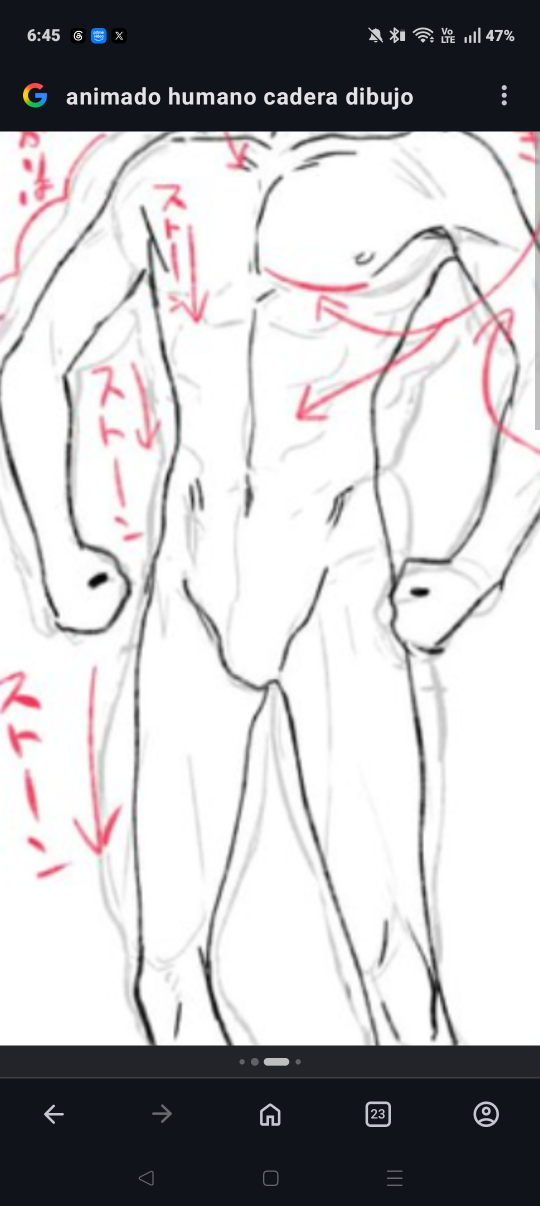
#> input picture refs/infografias/cadera-ejemplo-admin.jpg, 1080 x 2412 px (shown at 1/2 size); its folder holds only this picture in this run
$ python -i senku_ref.py   (imports and definitions only)
#> lines starting #> are read from the running program, lines starting #| are printed output that depends on the picture; after the words box and inside, x2 and y2 are one past the last pixel; in counts of white or black regions, pixels touching at a corner belong together
"""SENKU · silueta contra referencia (genérico; 19 oct 2026).

Mide un GLB contra una hoja de referencia (una o varias vistas) sin abrir Blender. Generaliza lo que se aprendió con el
pelo de Theo (pelo_arco):
- Cada hoja se describe con un JSON al lado de la imagen (`<imagen>.senku.json`): disposición (1, 2x2, columnas),
  qué vista hay en cada celda, tipo de anclas y, si hace falta, muestras de color por clase.
- Alineación por el PISO (suela / base del objeto, fila más baja del objeto) + una SEGUNDA COTA según el tipo:
    personaje_T   → línea de hombros (brazos en T) contra la altura de los hombros del esqueleto;
    personaje_pie → altura total del personaje en la hoja contra la del modelo (se avisa: la escala se SUPONE);
    objeto        → altura total contra una cota real convertida a ALTH (`cota_u` en el JSON o argumento).
  La vista principal (frente) manda; las demás se hacen consistentes con ella: misma altura de la parte más alta y,
  en la espalda, el mismo ancho. El centro horizontal sale del cuerpo/objeto, nunca de la región que se está midiendo.
- Pocas referencias: las vistas que no están en la hoja salen N-A con motivo (no se inventan). La de 3/4 sale N-A
  hasta que se calibre su ángulo.
- Comparación ortográfica en pose de reposo: IoU por vista y por franja, imagen roja/azul (rojo = sobra en el modelo,
  azul = falta), y JSON listo para CHXP.
Todo gratis: NumPy, SciPy, Pillow.
"""
from __future__ import annotations

import json
import os

import numpy as np
from PIL import Image

VISTAS_ORTO = ("frente", "perfil", "espalda")


# ── hoja ────────────────────────────────────────────────────────────────────────────────────────────────────────────
def config_hoja(ruta_img):
    p = os.path.splitext(ruta_img)[0] + ".senku.json"
    if os.path.exists(p):
        c = json.load(open(p))
    else:
        c = {"disposicion": "1", "celdas": {"frente": [0, 0]}, "anclas": "personaje_pie"}
    c.setdefault("borde", 6)
    return c


def _celdas(A, c):
    d = c["disposicion"]
    filas, cols = {"1": (1, 1), "2x2": (2, 2), "1x2": (1, 2), "1x3": (1, 3), "1x4": (1, 4)}[d]
    h, w = A.shape[0] // filas, A.shape[1] // cols
    b = int(c["borde"])
    bt = int(c.get("borde_arriba", b))                 # hojas con rótulo arriba de cada celda
    for v, (i, j) in c["celdas"].items():
        celda = A[i * h + bt:(i + 1) * h - b, j * w + b:(j + 1) * w - b]
        if v in c.get("espejo", ()):                   # p. ej. perfil IZQUIERDO: se refleja para compararlo como derecho
            celda = celda[:, ::-1]
        yield v, celda


def _fondo(a):
    borde = np.concatenate([a[0], a[-1], a[:, 0], a[:, -1]])
    f = np.median(borde, 0)
    d = np.abs(a - f).max(2)
    return d < 22, f


def _clases(a, c):
    """pelo / piel: muestras de color del JSON (lo más cercano dentro de tolerancia) o reglas por defecto (rubio)."""
    r, g, b = a[..., 0], a[..., 1], a[..., 2]
    m = c.get("muestras")
    if m:
        out = {}
        for k, hexs in m.items():
            acc = np.zeros(a.shape[:2], bool)
            for hx in hexs:
                q = np.array([int(hx[i:i + 2], 16) for i in (1, 3, 5)])
                acc |= np.abs(a - q).max(2) < int(c.get("tolerancia", 34))
            out[k] = acc
        return out.get("pelo", np.zeros(a.shape[:2], bool)), out.get("piel", np.zeros(a.shape[:2], bool))
    pelo = (r - b > 40) & (g - b > 22) & (r - g < 38) & (r > 120)
    piel = (r - b > 45) & (r - g >= 38) & (r > 190)
    return pelo, piel


def cargar_hoja(ruta_img):
    """-> {vista: dict(img, objeto, cabeza, piso, techo, hombro, cx, oscuro)} + ['_config']"""
    from scipy.ndimage import binary_fill_holes, label, binary_opening, binary_closing
    c = config_hoja(ruta_img)
    A = np.asarray(Image.open(ruta_img).convert("RGB")).astype(int)
    out = {"_config": c}
    for v, a in _celdas(A, c):
        fondo, _ = _fondo(a)
        obj = binary_opening(~fondo, iterations=2)
        lab, n = label(obj)
        if n:                                                # el objeto principal (sin ruido ni sombras sueltas)
            tam = np.bincount(lab.ravel()); tam[0] = 0
            obj = lab == tam.argmax()
        # sombra en el piso: gris claro poco saturado bajo el objeto; fuera
        sat = a.max(2) - a.min(2)
        sombra = (sat < 14) & (a.mean(2) > 120)
        obj &= ~sombra
        if c.get("rellenar"):                          # camisa clara casi del color del fondo: huecos dentro del cuerpo
            obj = binary_fill_holes(obj)
        filas = np.nonzero(obj.any(1))[0]
        piso, techo = int(filas.max()), int(filas.min())
        oscuro = obj & ((a.sum(2)) < 300)
        pelo, piel = _clases(a, c)
        cab = binary_opening((pelo | piel) & obj, iterations=1)
        if c.get("cabeza_cierre"):                     # lentes/accesorios oscuros parten la cara del pelo: se cierran
            cab = binary_closing(cab, iterations=int(c["cabeza_cierre"])) & obj
        lab2, _ = label(cab)
        ids = [k for k in np.unique(lab2[techo:techo + 40]) if k]
        cab = binary_fill_holes(binary_closing(np.isin(lab2, ids), iterations=6))
        ancho = obj.sum(1)
        hombro = cx = None
        if c.get("anclas") == "personaje_T" and v in ("frente", "espalda"):
            fil = np.nonzero(ancho > 0.7 * ancho.max())[0]
            hombro = float(fil.mean())
            cols = np.nonzero(obj[fil].any(0))[0]
            cx = float(cols.min() + cols.max()) / 2
        else:
            cols = np.nonzero(obj.any(0))[0]
            cx = float(cols.min() + cols.max()) / 2
        out[v] = dict(img=a.astype(np.uint8), objeto=obj, cabeza=cab, piso=piso, techo=techo, hombro=hombro, cx=cx,
                      oscuro=oscuro)
#> this loop made 1 pass
#> (v, f in _fondo, n, piso, techo) on pass 1: ('frente', [182.5, 164.5, 171.5], 19, 2399, 0)
#> pass 1, in _fondo, `d = np.abs(a - f).max(2)`:
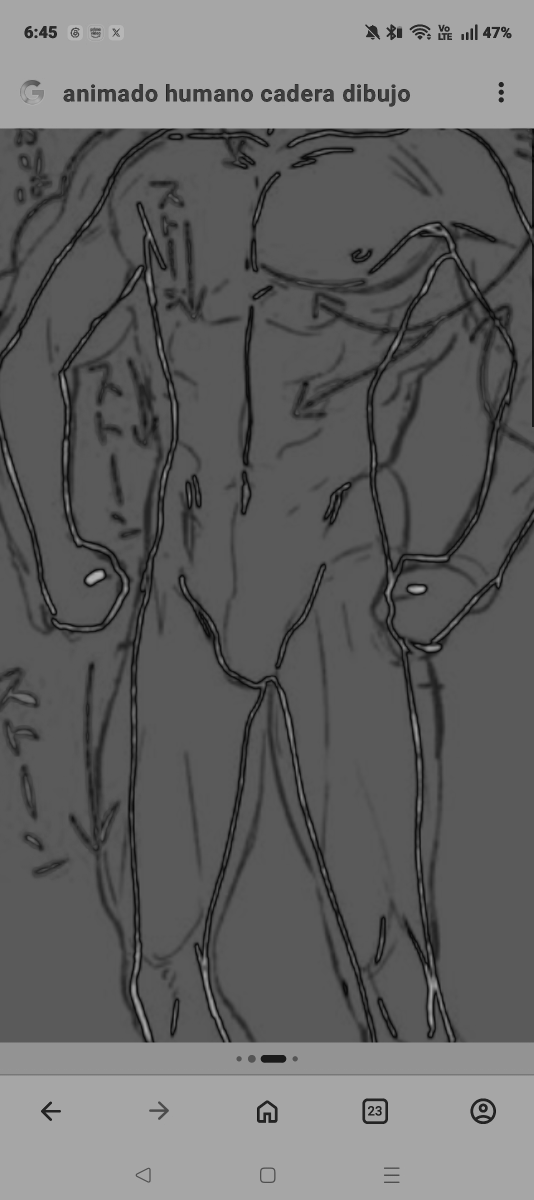
#> d: shape (2400, 1068) float64 (shown at 1/2 size); min 1.5, max 182.5, mean 100.3
#> pass 1, in cargar_hoja, `fondo, _ = _fondo(a)`:
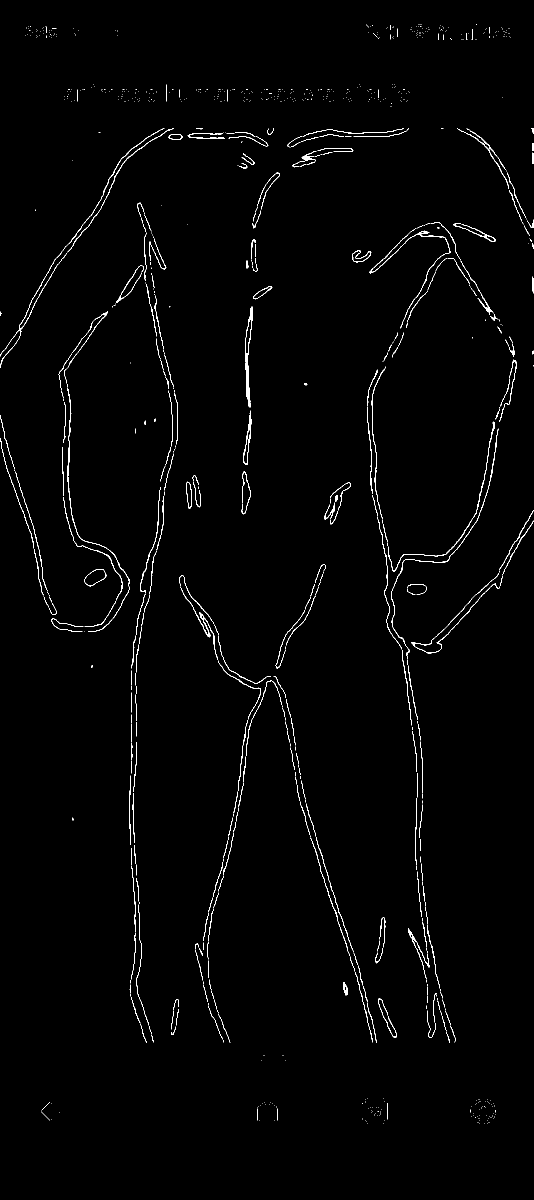
#> fondo: shape (2400, 1068) bool (shown at 1/2 size); 1.2% white in thin lines or dots
#> pass 1, in cargar_hoja, `obj = binary_opening(~fondo, iterations=2)`:
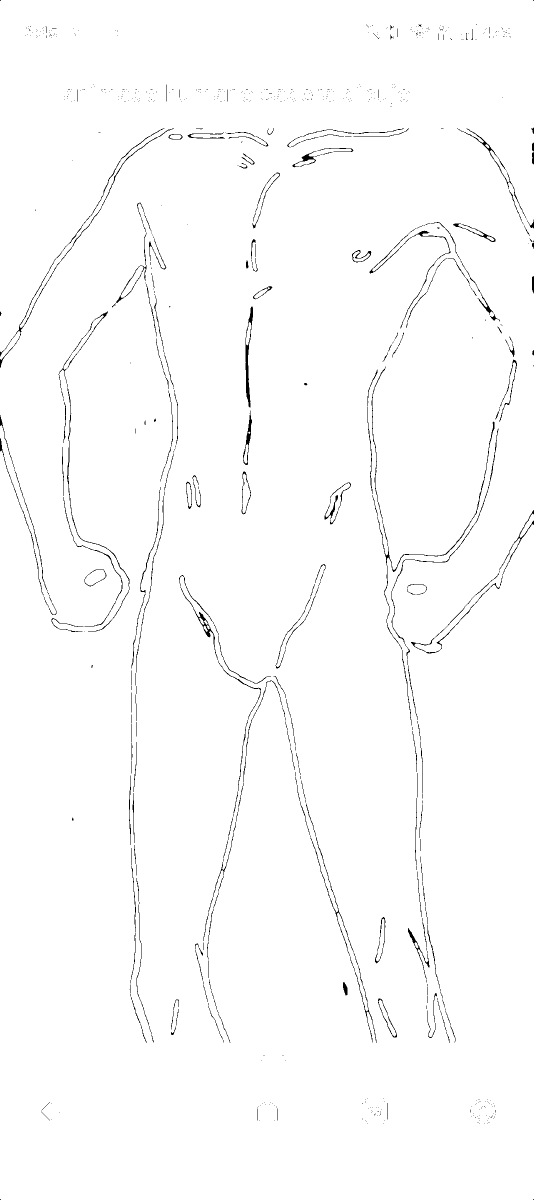
#> obj: shape (2400, 1068) bool (shown at 1/2 size); 98.7% white; black in thin lines or dots
#> pass 1, in cargar_hoja, `lab, n = label(obj)`:
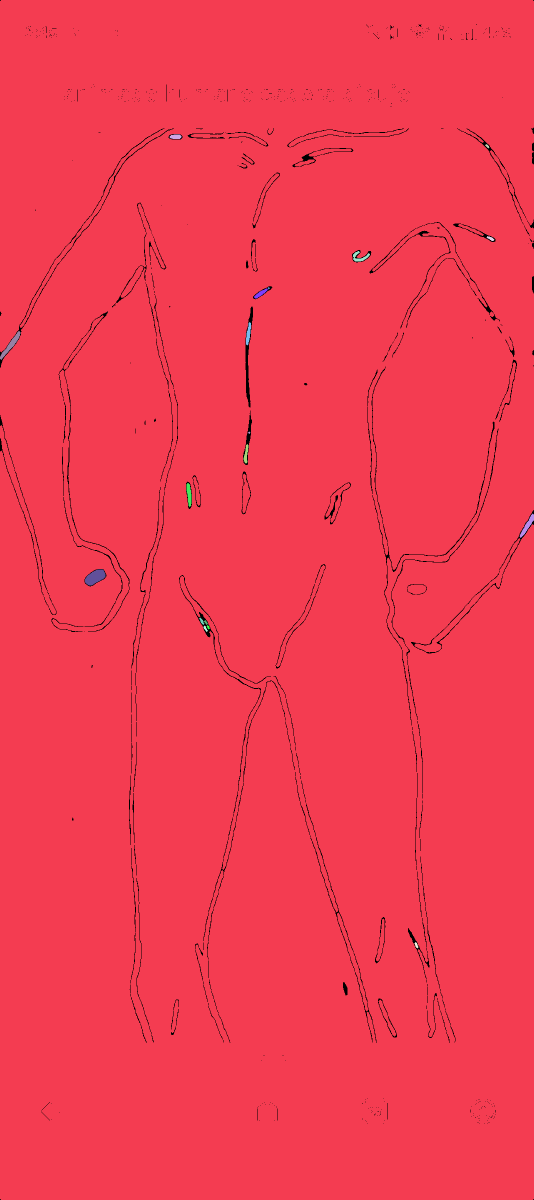
#> lab: shape (2400, 1068) int32 (shown at 1/2 size); 20 distinct labels, from 0 to 19; one colour per label, 0 black
#> after the loop: cab: shape (2400, 1068) bool; every value is 0
#> after the loop:
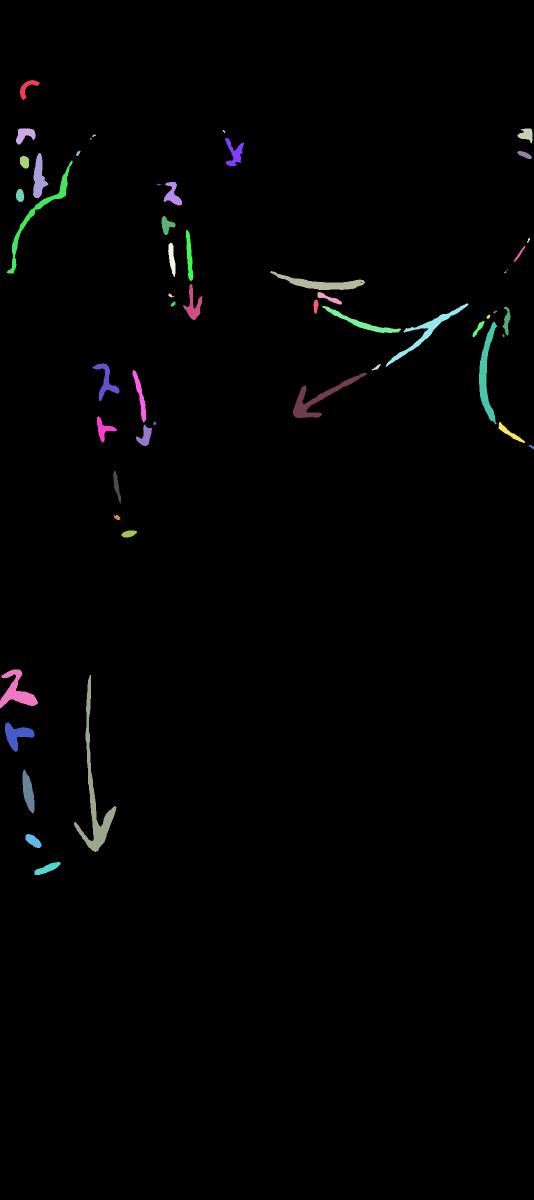
#> lab2: shape (2400, 1068) int32 (shown at 1/2 size); 55 distinct labels, from 0 to 54; one colour per label, 0 black
#> after the loop:
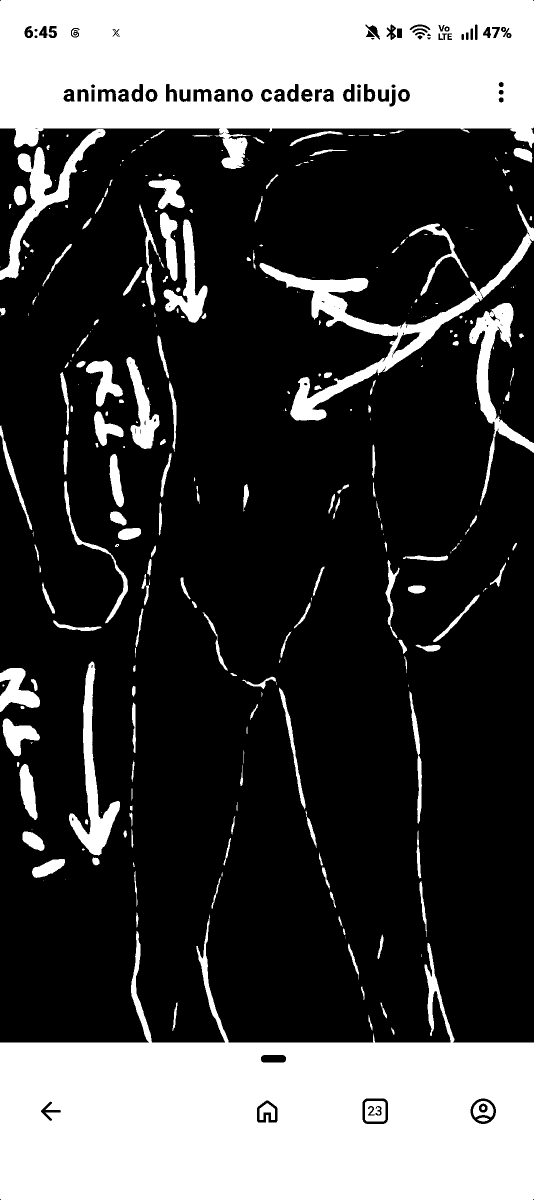
#> obj: shape (2400, 1068) bool (shown at 1/2 size); 28.8% white; 320 white regions (107 under 20 px), largest, box (x1, y1, x2, y2) and area: (0, 1829, 1068, 2400) 336343, (0, 0, 1068, 338) 265570, (519, 409, 1068, 841) 26157
#> after the loop, out = 2 items
    return out


# ── modelo ──────────────────────────────────────────────────────────────────────────────────────────────────────────
# [31 lines left out: functions esqueleto, malla_visible, not called in this run]


ANGULOS = {"frente": (0.0, 0.0), "perfil": (90.0, 0.0), "espalda": (180.0, 0.0)}   # (giro, elevación) en grados


# [9 lines left out: function _uvd, not called in this run]


def _uv(P, vista):
    u, v, _ = _uvd(P, *ANGULOS[vista])
    return u, v


# ── alineación ──────────────────────────────────────────────────────────────────────────────────────────────────────
# [59 lines left out: function alinear, not called in this run]


def _cols(m, f0, f1):
    cols = np.nonzero(m[f0:f1 + 1].any(0))[0]
    return float(cols.min()), float(cols.max())


# [79 lines left out: functions calibrar_tres_cuartos, mascara_modelo, comparar, not called in this run]


def _iou(a, b):
    return round(float((a & b).sum() / max((a | b).sum(), 1)), 4)


# [36 lines left out: functions _overlay, auditar, not called in this run]

>>> result = cargar_hoja('../../refs/infografias/cadera-ejemplo-admin.jpg')
#> result = 2 items
